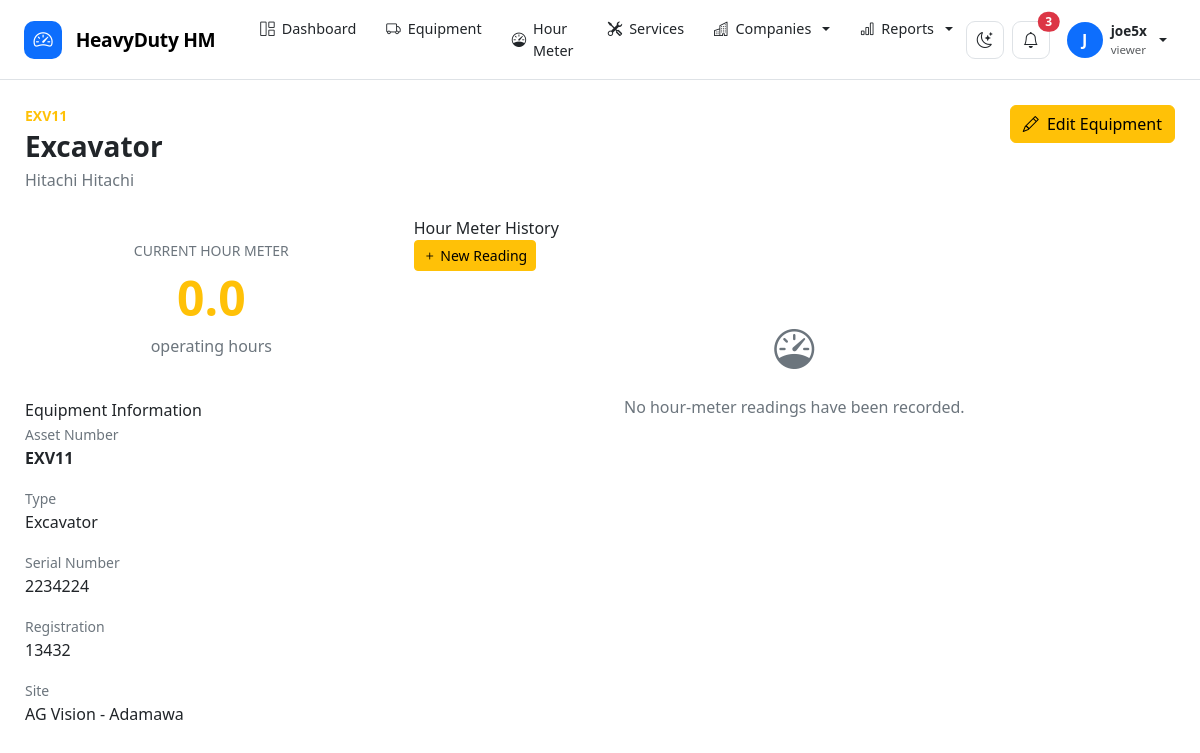
/equipment/1/ (signed in), run on the app's committed database.
### accounts/models.py (models this page shows, shortened)
class User(AbstractUser):
    class Role(models.TextChoices):
        SUPER_ADMIN = "super_admin", "Super Administrator"
        COMPANY_ADMIN = "company_admin", "Company Administrator"
        MANAGER = "manager", "Manager"
        SUPERVISOR = "supervisor", "Supervisor"
        OPERATOR = "operator", "Equipment Operator"
        MECHANIC = "mechanic", "Mechanic"
        VIEWER = "viewer", "Viewer"
    role = models.CharField(
        max_length=30,
        choices=Role.choices,
        default=Role.VIEWER,
    )
    phone = models.CharField(
        max_length=30,
        blank=True,
    )
    employee_id = models.CharField(
        max_length=50,
        blank=True,
        unique=True,
        null=True,
    )
    is_active_operator = models.BooleanField(
        default=True
    )

### equipment/models.py (models this page shows, shortened)
class Equipment(models.Model):
    class Status(models.TextChoices):
        ACTIVE = "active", "Active"
        IDLE = "idle", "Idle"
        MAINTENANCE = "maintenance", "Under Maintenance"
        OUT_OF_SERVICE = "out_of_service", "Out of Service"
        RETIRED = "retired", "Retired"
    class EquipmentType(models.TextChoices):
        EXCAVATOR = "excavator", "Excavator"
        BULLDOZER = "bulldozer", "Bulldozer"
        LOADER = "loader", "Wheel Loader"
        GRADER = "grader", "Motor Grader"
        CRANE = "crane", "Crane"
        DUMPER = "dumper", "Dump Truck"
        TRACTOR = "tractor", "Tractor"
        GENERATOR = "generator", "Generator"
        COMPRESSOR = "compressor", "Compressor"
        FORKLIFT = "forklift", "Forklift"
        OTHER = "other", "Other"
    company = models.ForeignKey(
        Company,
        on_delete=models.CASCADE,
        related_name="equipment"
    )
    site = models.ForeignKey(
        Site,
        on_delete=models.SET_NULL,
        null=True,
        blank=True,
        related_name="equipment"
    )
    asset_number = models.CharField(
        max_length=50
    )
    name = models.CharField(
        max_length=200
    )
    equipment_type = models.CharField(
        max_length=30,
        choices=EquipmentType.choices
    )
    manufacturer = models.CharField(
        max_length=100,
        blank=True
    )
    model = models.CharField(
        max_length=100,
        blank=True
    )
    serial_number = models.CharField(
        max_length=150,
        blank=True
    )
    registration_number = models.CharField(
        max_length=100,
        blank=True
    )
    year = models.PositiveIntegerField(
        null=True,
        blank=True
    )
    current_hours = models.DecimalField(
        max_digits=12,
        decimal_places=1,
        default=0
    )
    status = models.CharField(
        max_length=30,
        choices=Status.choices,
        default=Status.ACTIVE
    )
    image = models.ImageField(
        upload_to="equipment/",
        blank=True,
        null=True
    )
    description = models.TextField(
        blank=True
    )
    purchase_date = models.DateField(
        null=True,
        blank=True
    )
    commissioning_date = models.DateField(
        null=True,
        blank=True
    )
    created_by = models.ForeignKey(
        settings.AUTH_USER_MODEL,
        on_delete=models.SET_NULL,
        null=True,
        blank=True,
        related_name="created_equipment"
    )
    created_at = models.DateTimeField(
        auto_now_add=True
    )
    updated_at = models.DateTimeField(
        auto_now=True
    )
    class Meta:
        ordering = ["asset_number"]
        constraints = [
            models.UniqueConstraint(
                fields=["company", "asset_number"],
                name="unique_asset_number_per_company"
            )
        ]

### companies/models.py (models this page shows, shortened)
class Site(models.Model):
    company = models.ForeignKey(
        Company,
        on_delete=models.CASCADE,
        related_name="sites"
    )
    name = models.CharField(
        max_length=200
    )
    code = models.CharField(
        max_length=50,
        blank=True
    )
    address = models.TextField(
        blank=True
    )
    city = models.CharField(
        max_length=100,
        blank=True
    )
    state = models.CharField(
        max_length=100,
        blank=True
    )
    country = models.CharField(
        max_length=100,
        default="Nigeria"
    )
    contact_person = models.CharField(
        max_length=150,
        blank=True
    )
    contact_phone = models.CharField(
        max_length=50,
        blank=True
    )
    latitude = models.DecimalField(
        max_digits=10,
        decimal_places=7,
        null=True,
        blank=True
    )
    longitude = models.DecimalField(
        max_digits=10,
        decimal_places=7,
        null=True,
        blank=True
    )
    is_active = models.BooleanField(
        default=True
    )
    created_by = models.ForeignKey(
        settings.AUTH_USER_MODEL,
        on_delete=models.SET_NULL,
        null=True,
        blank=True,
        related_name="created_sites"
    )
    created_at = models.DateTimeField(
        auto_now_add=True
    )
    updated_at = models.DateTimeField(
        auto_now=True
    )
    class Meta:
        ordering = ["company", "name"]
        verbose_name = "Site"
        verbose_name_plural = "Sites"
        constraints = [
            models.UniqueConstraint(
                fields=["company", "name"],
                name="unique_site_name_per_company"
            ),
            models.UniqueConstraint(
                fields=["company", "code"],
                name="unique_site_code_per_company"
            ),
        ]
    def __str__(self):
        return f"{self.company.name} - {self.name}"

class Company(models.Model):
    name = models.CharField(
        max_length=200,
        unique=True
    )
    short_name = models.CharField(
        max_length=50,
        blank=True
    )
    address = models.TextField(
        blank=True
    )
    phone = models.CharField(
        max_length=50,
        blank=True
    )
    email = models.EmailField(
        blank=True
    )
    website = models.URLField(
        blank=True
    )
    logo = models.ImageField(
        upload_to="companies/logos/",
        blank=True,
        null=True
    )
    is_active = models.BooleanField(
        default=True
    )
    created_by = models.ForeignKey(
        settings.AUTH_USER_MODEL,
        on_delete=models.SET_NULL,
        null=True,
        blank=True,
        related_name="created_companies"
    )
    created_at = models.DateTimeField(
        auto_now_add=True
    )
    updated_at = models.DateTimeField(
        auto_now=True
    )
    class Meta:
        ordering = ["name"]
        verbose_name = "Company"
        verbose_name_plural = "Companies"

### equipment/views.py (the view)
@login_required
def equipment_detail(request, pk):
    equipment = get_object_or_404(
        Equipment.objects.select_related(
            "company",
            "site",
            "created_by",
        ),
        pk=pk
    )
    context = {
        "equipment": equipment,
        "object": equipment,
    }
    return render(
        request,
        "equipment/equipment_detail.html",
        context
    )

### templates/equipment/equipment_detail.html (shortened to what this page needs)
{% extends "base.html" %}
{% block content %}
<div class="d-flex justify-content-between align-items-start mb-4">
    <div>
        <div class="text-warning small fw-bold mb-1">
            {{ equipment.asset_number }}
        </div>
        <h3 class="fw-bold mb-1">
            {{ equipment.name }}
        </h3>
        <div class="text-secondary">
            {{ equipment.manufacturer }}
            {{ equipment.model }}
        </div>
    </div>
    <div>
        <a href="{% url 'equipment:update' equipment.pk %}"
           class="btn btn-warning">
            <i class="bi bi-pencil me-1"></i>
            Edit Equipment
        </a>
    </div>
</div>
<div class="row g-3">
    <div class="col-lg-4">
        <div class="panel mb-3">
            <div class="panel-body text-center py-4">
                <div class="text-secondary small">
                    CURRENT HOUR METER
                </div>
                <div class="display-5 fw-bold text-warning my-2">
                    {{ equipment.current_hours }}
                </div>
                <div class="text-secondary">
                    operating hours
                </div>
            </div>
        </div>
        <div class="panel">
            <div class="panel-header">
                <div class="panel-title">
                    Equipment Information
                </div>
            </div>
            <div class="panel-body">
                <div class="mb-3">
                    <small class="text-secondary">
                        Asset Number
                    </small>
                    <div class="fw-semibold">
                        {{ equipment.asset_number }}
                    </div>
                </div>
                <div class="mb-3">
                    <small class="text-secondary">
                        Type
                    </small>
                    <div>
                        {{ equipment.get_equipment_type_display }}
                    </div>
                </div>
                <div class="mb-3">
                    <small class="text-secondary">
                        Serial Number
                    </small>
                    <div>
                        {{ equipment.serial_number|default:"—" }}
                    </div>
                </div>
                <div class="mb-3">
                    <small class="text-secondary">
                        Registration
                    </small>
                    <div>
                        {{ equipment.registration_number|default:"—" }}
                    </div>
                </div>
                <div>
                    <small class="text-secondary">
                        Site
                    </small>
                    <div>
                        {{ equipment.site|default:"—" }}
                    </div>
                </div>
            </div>
        </div>
    </div>
    <div class="col-lg-8">
        <div class="panel">
            <div class="panel-header">
                <div class="panel-title">
                    Hour Meter History
                </div>
                <a href="#"
                   class="btn btn-sm btn-warning">
                    <i class="bi bi-plus"></i>
                    New Reading
                </a>
            </div>
            <div class="panel-body">
                <div class="text-center text-secondary py-5">
                    <i class="bi bi-speedometer fs-1 d-block mb-3"></i>
                    No hour-meter readings have been recorded.
                </div>
            </div>
        </div>
    </div>
</div>
{% endblock %}

### templates/base.html (shortened to what this page needs)
<!DOCTYPE html>
<html lang="en" data-bs-theme="light">
<head>
    <link
        href="https://cdn.jsdelivr.net/npm/bootstrap@5.3.3/dist/css/bootstrap.min.css"
        rel="stylesheet"
    >
    <link
        href="https://cdn.jsdelivr.net/npm/bootstrap-icons@1.11.3/font/bootstrap-icons.css"
        rel="stylesheet"
    >
</head>
<body>
<nav class="navbar navbar-expand-lg hm-navbar">
    <div class="container-fluid px-3 px-lg-4">
        <a
            href="{% url 'dashboard:index' %}"
            class="navbar-brand hm-brand"
        >
            <span class="hm-brand-icon">
                <i class="bi bi-speedometer2"></i>
            </span>
            HeavyDuty HM
        </a>
        <div
            class="collapse navbar-collapse"
            id="hmNavbar"
        >
            <ul class="navbar-nav me-auto ms-lg-3 gap-lg-1">
                <li class="nav-item">
                    <a
                        class="nav-link hm-nav-link"
                        href="{% url 'dashboard:index' %}"
                    >
                        <i class="bi bi-grid-1x2"></i>
                        Dashboard
                    </a>
                </li>
                <li class="nav-item">
                    <a
                        class="nav-link hm-nav-link"
                        href="{% url 'equipment:list' %}"
                    >
                        <i class="bi bi-truck"></i>
                        Equipment
                    </a>
                </li>
                <li class="nav-item">
                    <a
                        class="nav-link hm-nav-link"
                        href="{% url 'hourmeter:reading_list' %}"
                    >
                        <i class="bi bi-speedometer"></i>
                        Hour Meter
                    </a>
                </li>
                <li class="nav-item">
                    <a
                        class="nav-link hm-nav-link"
                        href="{% url 'equipment:service_list' %}"
                    >
                        <i class="bi bi-tools"></i>
                        Services
                    </a>
                </li>
                <li class="nav-item dropdown hm-dropdown">
                    <a
                        class="nav-link hm-nav-link dropdown-toggle"
                        href="#"
                        role="button"
                        data-bs-toggle="dropdown"
                    >
                        <i class="bi bi-buildings"></i>
                        Companies
                    </a>
                </li>
                <li class="nav-item dropdown hm-dropdown">
                    <a
                        class="nav-link hm-nav-link dropdown-toggle"
                        href="#"
                        role="button"
                        data-bs-toggle="dropdown"
                    >
                        <i class="bi bi-bar-chart"></i>
                        Reports
                    </a>
                </li>
            </ul>
            <div class="d-flex align-items-center gap-2">
                <button
                    type="button"
                    class="theme-btn"
                    id="themeToggle"
                    title="Toggle theme"
                >
                    <i
                        class="bi bi-moon-stars"
                        id="themeIcon"
                    ></i>
                </button>
                <button
                    type="button"
                    class="theme-btn position-relative"
                >
                    <i class="bi bi-bell"></i>
                    <span
                        class="position-absolute top-0 start-100
                               translate-middle badge rounded-pill
                               bg-danger"
                    >
                        3
                    </span>
                </button>
                <div class="dropdown hm-dropdown">
                    <a
                        href="#"
                        class="hm-user dropdown-toggle"
                        data-bs-toggle="dropdown"
                    >
                        <span class="hm-avatar">
                            {% if request.user.first_name %}
                                {{ request.user.first_name|first|upper }}
                            {% else %}
                                {{ request.user.username|first|upper }}
                            {% endif %}
                        </span>
                        <span class="hm-user-info">
                            <span class="hm-user-name d-block">
                                {{ request.user.get_full_name|default:request.user.username }}
                            </span>
                            <span class="hm-user-role d-block">
                                {{ request.user.role|default:"User" }}
                            </span>
                        </span>
                    </a>
                </div>
            </div>
        </div>
    </div>
</nav>
<main class="hm-main">
    {% block content %}
    {% endblock %}
</main>
</body>
</html>

### data on the page
User: user.username|first "J", user.get_full_name "joe5x", user.role "viewer"
Equipment: asset_number "EXV11", name "Excavator", manufacturer "Hitachi", model "Hitachi", current_hours "0.0", equipment_type "Excavator", serial_number "2234224", registration_number "13432", site "AG Vision - Adamawa"
